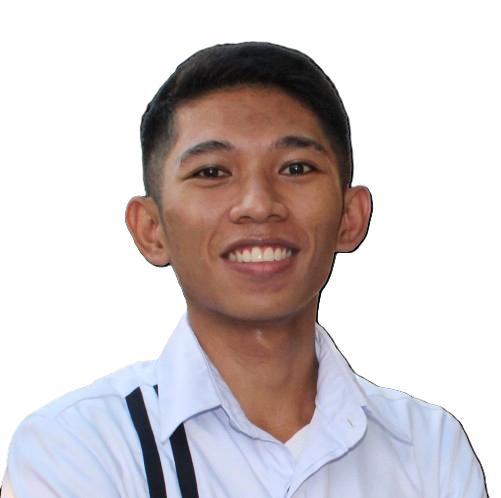
#> input picture uploads/image_upload.png, 501 x 498 px, found by its file name
$ python compression.py
#> lines starting #> are read from the running program, lines starting #| are printed output that depends on the picture; after the words box and inside, x2 and y2 are one past the last pixel; in counts of white or black regions, pixels touching at a corner belong together
import numpy as np
import cv2
import matplotlib.pyplot as plt

def compress_image(image_path, cutoff_ratio):
    # Load the image in grayscale
#> called with image_path = 'uploads/image_upload.png', cutoff_ratio = 0.6
    image = cv2.imread(image_path, cv2.IMREAD_GRAYSCALE)
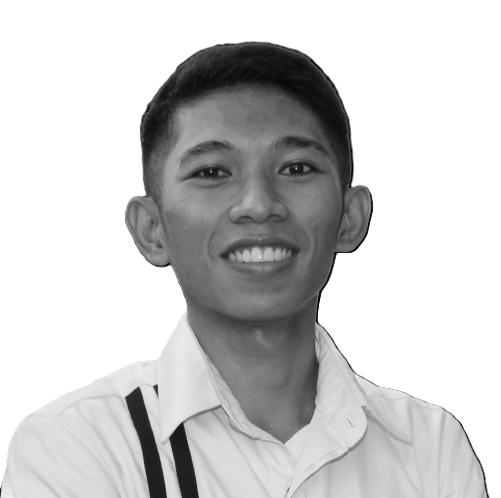
#> image: shape (498, 501); min 0, max 255, mean 203.1

    if image is None:
        raise FileNotFoundError(f"Could not load image from {image_path}")

    # Compute the 2D Fourier Transform
    f_transform = np.fft.fft2(image)
    f_shift = np.fft.fftshift(f_transform)  # Shift zero frequency to the center

    # Get the dimensions of the image
    rows, cols = image.shape
#> rows = 498; cols = 501
    center_row, center_col = rows // 2, cols // 2
#> center_row = 249; center_col = 250

    # Create a mask with a circular low-pass filter
    mask = np.zeros((rows, cols), dtype=np.uint8)
    cutoff = int(cutoff_ratio * min(rows, cols))  # Determine cutoff frequency
#> cutoff = 298
    cv2.circle(mask, (center_col, center_row), cutoff, 1, -1)
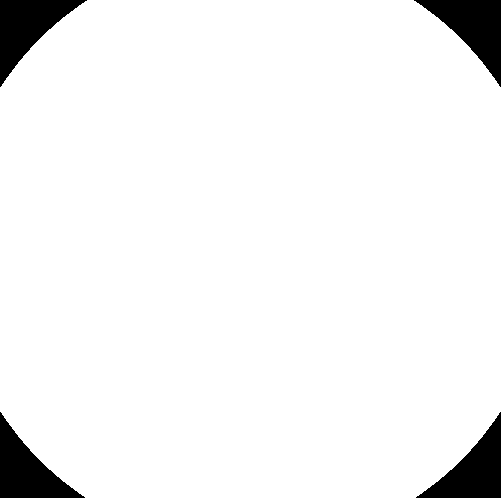
#> mask: shape (498, 501); values 0 (black) and 1 (white), 94.8% white; 4 black regions, box (x1, y1, x2, y2) and area: (0, 0, 87, 87) 3310, (414, 0, 501, 87) 3310, (0, 412, 85, 498) 3223, (416, 412, 501, 498) 3223

    # Apply the mask
    f_shift_filtered = f_shift * mask

    # Perform the inverse Fourier Transform
    f_ishift = np.fft.ifftshift(f_shift_filtered)
    compressed_image = np.fft.ifft2(f_ishift)
    compressed_image = np.abs(compressed_image)

    return image, compressed_image

# Parameters
image_path = "uploads/image_upload.png"  # Updated image path
cutoff_ratio = 0.6  # Ratio of frequencies to retain (0.2 = 20%)

# Compress the image
original_image, compressed_image = compress_image(image_path, cutoff_ratio)

# Display the images
plt.figure(figsize=(10, 5))
plt.subplot(1, 2, 1)
plt.title("Original Image")
plt.imshow(original_image, cmap="gray")
plt.axis("off")

plt.subplot(1, 2, 2)
plt.title(f"Compressed Image\n(Cutoff Ratio: {cutoff_ratio})")
plt.imshow(compressed_image, cmap="gray")
plt.axis("off")

plt.tight_layout()
plt.show()
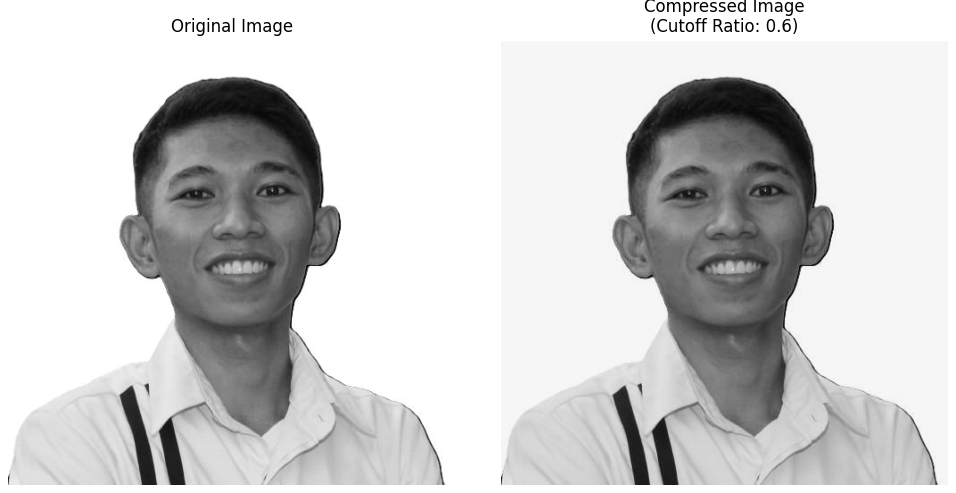
#> figure drawn by matplotlib, 2 panels
